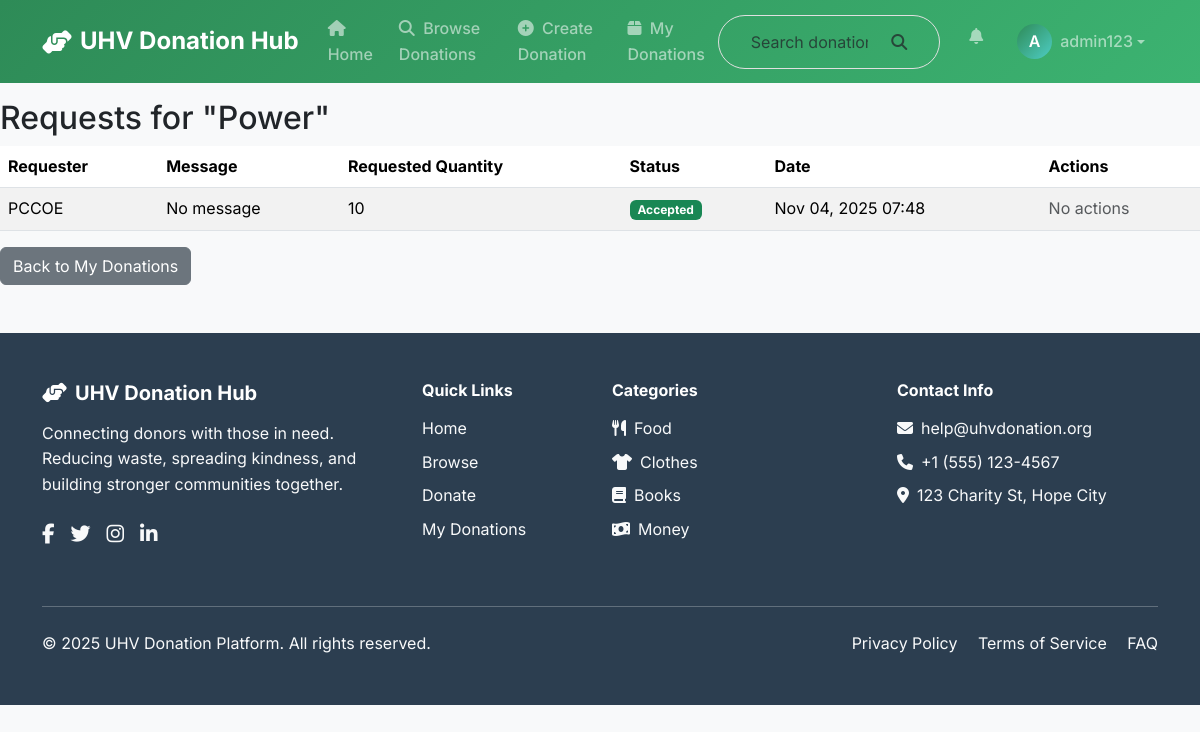
The app's page /donations/5/requests/ (signed in) with its own data.
### donations/models.py (models this page shows, shortened)
class Donation(models.Model):
    STATUS_CHOICES = [
        ('available', 'Available'),
        ('reserved', 'Reserved'),
        ('collected', 'Collected'),
        ('expired', 'Expired'),
    ]
    FOOD_TYPE_CHOICES = [
        ('veg', 'Vegetarian'),
        ('non_veg', 'Non-Vegetarian'),
        ('vegan', 'Vegan'),
        ('eggetarian', 'Eggetarian'),
    ]
    donor = models.ForeignKey(DonorProfile, on_delete=models.CASCADE, related_name='donations')
    category = models.ForeignKey(DonationCategory, on_delete=models.CASCADE)
    title = models.CharField(max_length=255)
    description = models.TextField()
    quantity = models.PositiveIntegerField(default=1)
    food_type = models.CharField(max_length=15, choices=FOOD_TYPE_CHOICES, blank=True, null=True)
    cooked_time = models.DateTimeField(blank=True, null=True)
    best_before = models.DateTimeField(blank=True, null=True)
    pickup_address = models.TextField()
    pickup_city = models.CharField(max_length=100, blank=True)
    pickup_state = models.CharField(max_length=100, blank=True)
    pickup_deadline = models.DateTimeField()
    status = models.CharField(max_length=20, choices=STATUS_CHOICES, default='available')
    latitude = models.FloatField(null=True, blank=True)
    longitude = models.FloatField(null=True, blank=True)
    preferred_help_seekers = models.ManyToManyField(HelpSeekerType, blank=True,
                                                   help_text="Preferred types of organizations for this donation")
    image = models.ImageField(upload_to='donation_images/', blank=True, null=True)
    created_at = models.DateTimeField(auto_now_add=True)
    updated_at = models.DateTimeField(auto_now=True)
    class Meta:
        verbose_name = "Donation"
        verbose_name_plural = "Donations"
        ordering = ['-created_at']
        indexes = [
            models.Index(fields=['status', 'pickup_deadline']),
            models.Index(fields=['category', 'status']),
        ]

class DonationRequest(models.Model):
    STATUS_CHOICES = [
        ('pending', 'Pending'),
        ('accepted', 'Accepted'),
        ('rejected', 'Rejected'),
        ('completed', 'Completed'),
    ]
    donation = models.ForeignKey(Donation, on_delete=models.CASCADE, related_name='requests')
    requester = models.ForeignKey(User, on_delete=models.CASCADE)
    message = models.TextField(blank=True)
    requested_quantity = models.PositiveIntegerField(default=1)
    status = models.CharField(max_length=20, choices=STATUS_CHOICES, default='pending')
    created_at = models.DateTimeField(auto_now_add=True)
    class Meta:
        verbose_name = "Donation Request"
        verbose_name_plural = "Donation Requests"
        ordering = ['-created_at']
        unique_together = ['donation', 'requester']

### donations/views.py (the view)
# urls.py: path('donations/<int:donation_id>/requests/', views.donation_requests, name='donation_requests'),
@login_required
def donation_requests(request, donation_id):
    donation = get_object_or_404(Donation, id=donation_id, donor__user=request.user)
    requests = DonationRequest.objects.filter(donation=donation)
    return render(request, 'donations/donation_requests.html', {
        'donation': donation,
        'requests': requests
    })

### templates/donations/donation_requests.html
{% extends "base.html" %}
{% block content %}
<div class="row">
    <div class="col-md-12">
        <h2>Requests for "{{ donation.title }}"</h2>
        {% if requests %}
        <div class="table-responsive">
            <table class="table table-striped">
                <thead>
                    <tr>
                        <th>Requester</th>
                        <th>Message</th>
                        <th>Requested Quantity</th>
                        <th>Status</th>
                        <th>Date</th>
                        <th>Actions</th>
                    </tr>
                </thead>
                <tbody>
                    {% for req in requests %}
                    <tr>
                        <td>{{ req.requester.username }}</td>
                        <td>{{ req.message|default:"No message" }}</td>
                        <td>{{ req.requested_quantity }}</td>
                        <td>
                            <span class="badge {% if req.status == 'pending' %}bg-warning{% elif req.status == 'accepted' %}bg-success{% elif req.status == 'rejected' %}bg-danger{% else %}bg-secondary{% endif %}">
                                {{ req.get_status_display }}
                            </span>
                        </td>
                        <td>{{ req.created_at|date:"M d, Y H:i" }}</td>
                        <td>
                            {% if req.status == 'pending' %}
                            <div class="btn-group btn-group-sm">
                                <a href="{% url 'update_request_status' req.id 'accepted' %}" class="btn btn-success">Accept</a>
                                <a href="{% url 'update_request_status' req.id 'rejected' %}" class="btn btn-danger">Reject</a>
                            </div>
                            {% else %}
                            <span class="text-muted">No actions</span>
                            {% endif %}
                        </td>
                    </tr>
                    {% endfor %}
                </tbody>
            </table>
        </div>
        {% else %}
        <div class="alert alert-info">
            <i class="fas fa-info-circle"></i>
            No requests for this donation yet.
        </div>
        {% endif %}
        <a href="{% url 'my_donations' %}" class="btn btn-secondary">Back to My Donations</a>
    </div>
</div>
{% endblock %}

### templates/base.html (shortened to what this page needs)
<!DOCTYPE html>
<html lang="en">
<head>
    <link href="https://cdn.jsdelivr.net/npm/bootstrap@5.3.2/dist/css/bootstrap.min.css" rel="stylesheet">
    <link rel="stylesheet" href="https://cdnjs.cloudflare.com/ajax/libs/font-awesome/6.5.0/css/all.min.css">
</head>
<body>
    <nav class="navbar navbar-expand-lg navbar-dark sticky-top" style="background: linear-gradient(135deg, var(--primary-color) 0%, #3CB371 100%);">
        <div class="container">
            <a class="navbar-brand d-flex align-items-center" href="{% url 'home' %}">
                <i class="fas fa-hands-helping me-2"></i>
                <span>UHV Donation Hub</span>
            </a>
            <div class="collapse navbar-collapse" id="navbarMain">
                <ul class="navbar-nav me-auto">
                    <li class="nav-item">
                        <a class="nav-link" href="{% url 'home' %}">
                            <i class="fas fa-home me-1"></i> Home
                        </a>
                    </li>
                    <li class="nav-item">
                        <a class="nav-link" href="{% url 'donation_list' %}">
                            <i class="fas fa-search me-1"></i> Browse Donations
                        </a>
                    </li>
                    {% if user.is_authenticated %}
                    <li class="nav-item">
                        <a class="nav-link" href="{% url 'create_donation' %}">
                            <i class="fas fa-plus-circle me-1"></i> Create Donation
                        </a>
                    </li>
                    <li class="nav-item">
                        <a class="nav-link" href="{% url 'my_donations' %}">
                            <i class="fas fa-box me-1"></i> My Donations
                        </a>
                    </li>
                    {% endif %}
                </ul>
                <form class="d-flex me-3" method="GET" action="{% url 'donation_list' %}">
                    <div class="input-group search-box">
                        <input type="text" name="q" class="form-control border-0 bg-transparent" placeholder="Search donations..." aria-label="Search">
                        <button class="btn border-0 bg-transparent" type="submit">
                            <i class="fas fa-search text-muted"></i>
                        </button>
                    </div>
                </form>
                <ul class="navbar-nav">
                    {% if user.is_authenticated %}
                    <li class="nav-item dropdown me-2">
                        <a class="nav-link position-relative" href="#" role="button" data-bs-toggle="dropdown">
                            <i class="fas fa-bell"></i>
                        </a>
                    </li>
                    <li class="nav-item dropdown">
                        <a class="nav-link dropdown-toggle d-flex align-items-center" href="#" role="button" data-bs-toggle="dropdown">
                            <div class="user-avatar me-2">
                                {{ user.username|first|upper }}
                            </div>
                            <span>{{ user.username }}</span>
                        </a>
                    </li>
                    {% endif %}
                </ul>
            </div>
        </div>
    </nav>
    <main>
        {% block content %}{% endblock %}
    </main>
    <footer class="footer mt-5">
        <div class="container py-5">
            <div class="row">
                <div class="col-md-4 mb-4">
                    <h5 class="fw-bold mb-3">
                        <i class="fas fa-hands-helping me-2"></i>UHV Donation Hub
                    </h5>
                    <p class="text-light">Connecting donors with those in need. Reducing waste, spreading kindness, and building stronger communities together.</p>
                    <div class="d-flex mt-4">
                        <a href="#" class="text-light me-3"><i class="fab fa-facebook-f fa-lg"></i></a>
                        <a href="#" class="text-light me-3"><i class="fab fa-twitter fa-lg"></i></a>
                        <a href="#" class="text-light me-3"><i class="fab fa-instagram fa-lg"></i></a>
                        <a href="#" class="text-light"><i class="fab fa-linkedin-in fa-lg"></i></a>
                    </div>
                </div>
                <div class="col-md-2 mb-4">
                    <h6 class="fw-bold mb-3">Quick Links</h6>
                    <ul class="list-unstyled">
                        <li class="mb-2"><a href="{% url 'home' %}" class="text-light text-decoration-none">Home</a></li>
                        <li class="mb-2"><a href="{% url 'donation_list' %}" class="text-light text-decoration-none">Browse</a></li>
                        {% if user.is_authenticated %}
                        <li class="mb-2"><a href="{% url 'create_donation' %}" class="text-light text-decoration-none">Donate</a></li>
                        <li class="mb-2"><a href="{% url 'my_donations' %}" class="text-light text-decoration-none">My Donations</a></li>
                        {% else %}
                        <li class="mb-2"><a href="{% url 'login' %}" class="text-light text-decoration-none">Login</a></li>
                        <li class="mb-2"><a href="{% url 'register' %}" class="text-light text-decoration-none">Register</a></li>
                        {% endif %}
                    </ul>
                </div>
                <div class="col-md-3 mb-4">
                    <h6 class="fw-bold mb-3">Categories</h6>
                    <ul class="list-unstyled">
                        <li class="mb-2"><a href="#" class="text-light text-decoration-none"><i class="fas fa-utensils me-2"></i>Food</a></li>
                        <li class="mb-2"><a href="#" class="text-light text-decoration-none"><i class="fas fa-tshirt me-2"></i>Clothes</a></li>
                        <li class="mb-2"><a href="#" class="text-light text-decoration-none"><i class="fas fa-book me-2"></i>Books</a></li>
                        <li class="mb-2"><a href="#" class="text-light text-decoration-none"><i class="fas fa-money-bill-wave me-2"></i>Money</a></li>
                    </ul>
                </div>
                <div class="col-md-3 mb-4">
                    <h6 class="fw-bold mb-3">Contact Info</h6>
                    <ul class="list-unstyled text-light">
                        <li class="mb-2"><i class="fas fa-envelope me-2"></i>help@uhvdonation.org</li>
                        <li class="mb-2"><i class="fas fa-phone me-2"></i>+1 (555) 123-4567</li>
                        <li class="mb-2"><i class="fas fa-map-marker-alt me-2"></i>123 Charity St, Hope City</li>
                    </ul>
                </div>
            </div>
            <hr class="my-4 bg-light">
            <div class="row align-items-center">
                <div class="col-md-6">
                    <p class="text-light mb-0">&copy; 2025 UHV Donation Platform. All rights reserved.</p>
                </div>
                <div class="col-md-6 text-md-end">
                    <a href="#" class="text-light text-decoration-none me-3">Privacy Policy</a>
                    <a href="#" class="text-light text-decoration-none me-3">Terms of Service</a>
                    <a href="#" class="text-light text-decoration-none">FAQ</a>
                </div>
            </div>
        </div>
    </footer>
</body>
</html>

### templates/base.html (style rules this page uses)
:root { --primary-color: #2E8B57; --secondary-color: #FF6B35; --accent-color: #4ECDC4; --dark-color: #2C3E50; --light-color: #F8F9FA; --success-color: #28a745; --warning-color: #ffc107; --danger-color: #dc3545; }
body { font-family: 'Inter', sans-serif; background-color: #f8f9fa; line-height: 1.6; }
.navbar-brand { font-weight: 700; font-size: 1.5rem; }
.footer { background-color: var(--dark-color); color: white; }
.navbar-nav .nav-link { font-weight: 500; margin: 0 5px; border-radius: 5px; transition: all 0.3s ease; }
.user-avatar { width: 35px; height: 35px; border-radius: 50%; background: linear-gradient(135deg, var(--primary-color) 0%, var(--accent-color) 100%); display: flex; align-items: center; justify-content: center; color: white; font-weight: 600; }
.search-box { border-radius: 50px; border: 1px solid #e0e0e0; padding: 8px 20px; transition: all 0.3s ease; }

### records on screen
Donation: title "Power"
DonationRequest: requester.username "PCCOE", message "No message", requested_quantity "10", status "Accepted", created_at "Nov 04, 2025 07:48", shows "No actions"

### other values on screen
{{ user.username|first|upper }} "A"
{{ user.username }} "admin123"
